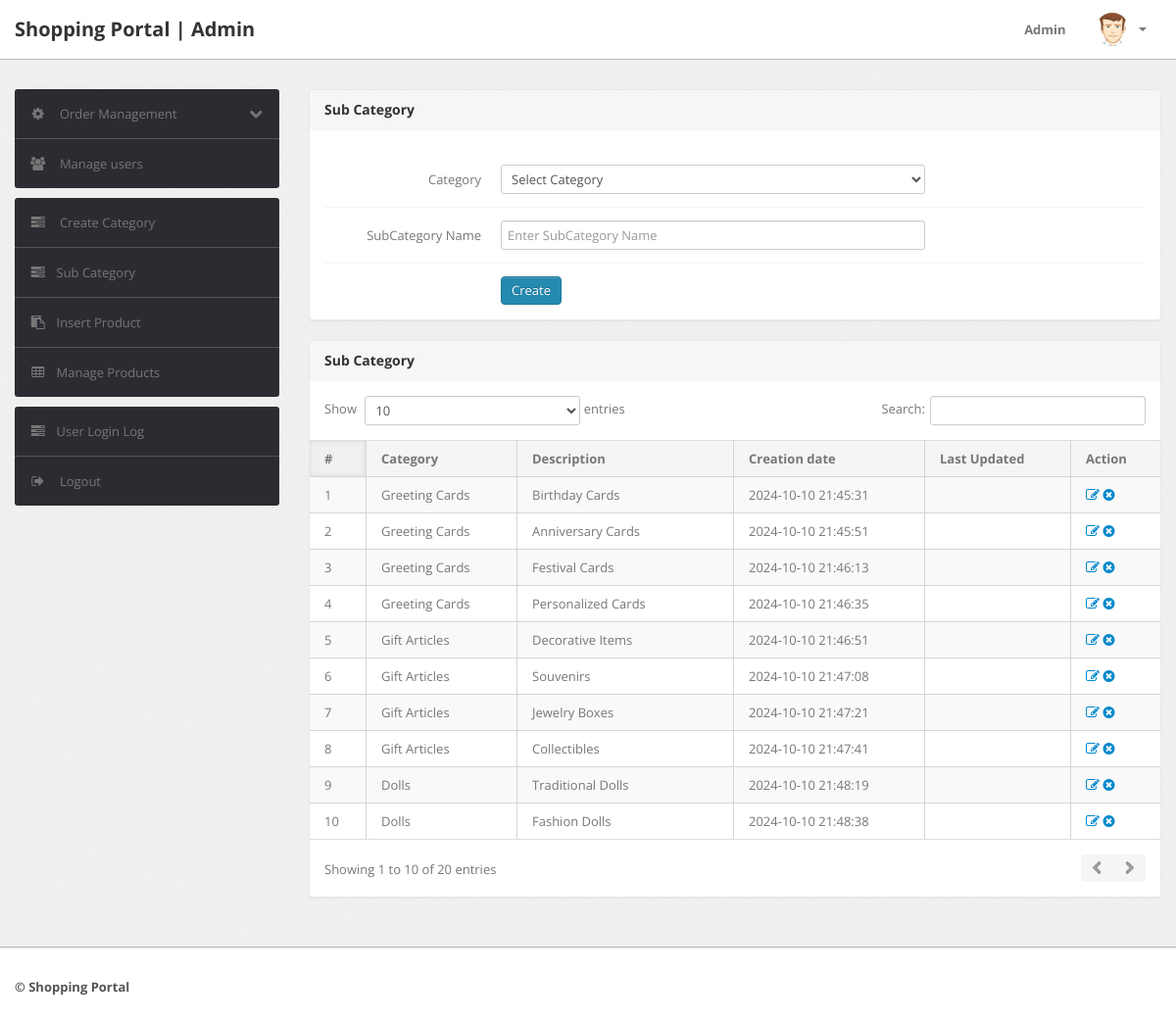
/shopping/admin/subcategory.php (signed in), run on the app's committed database.
### tables this page shows
CREATE TABLE `subcategory` (
  `id` int(11) NOT NULL,
  `categoryid` int(11) DEFAULT NULL,
  `subcategory` varchar(255) DEFAULT NULL,
  `creationDate` timestamp NULL DEFAULT current_timestamp(),
  `updationDate` varchar(255) DEFAULT NULL
);

CREATE TABLE `category` (
  `id` int(11) NOT NULL,
  `categoryName` varchar(255) DEFAULT NULL,
  `categoryDescription` longtext DEFAULT NULL,
  `creationDate` timestamp NOT NULL DEFAULT current_timestamp(),
  `updationDate` varchar(255) DEFAULT NULL
);

### shopping/admin/subcategory.php (the view, shortened to what this page needs)
<?php
if(strlen($_SESSION['alogin'])==0)
	{
header('location:index.php');
}
else{
?>
<!DOCTYPE html>
<html lang="en">
<head>
	<link type="text/css" href="bootstrap/css/bootstrap.min.css" rel="stylesheet">
	<link type="text/css" href="bootstrap/css/bootstrap-responsive.min.css" rel="stylesheet">
	<link type="text/css" href="css/theme.css" rel="stylesheet">
	<link type="text/css" href="images/icons/css/font-awesome.css" rel="stylesheet">
</head>
<body>
<?php include('include/header.php');?>
	<div class="wrapper">
		<div class="container">
			<div class="row">
<?php include('include/sidebar.php');?>
			<div class="span9">
					<div class="content">
						<div class="module">
							<div class="module-head">
								<h3>Sub Category</h3>
							</div>
							<div class="module-body">
									<br />
			<form class="form-horizontal row-fluid" name="subcategory" method="post" >
<div class="control-group">
<label class="control-label" for="basicinput">Category</label>
<div class="controls">
<select name="category" class="span8 tip" required>
<option value="">Select Category</option>
</select>
</div>
</div>
<div class="control-group">
<label class="control-label" for="basicinput">SubCategory Name</label>
<div class="controls">
<input type="text" placeholder="Enter SubCategory Name"  name="subcategory" class="span8 tip" required>
</div>
</div>
	<div class="control-group">
											<div class="controls">
												<button type="submit" name="submit" class="btn btn-primary">Create</button>
											</div>
										</div>
									</form>
							</div>
						</div>
	<div class="module">
							<div class="module-head">
								<h3>Sub Category</h3>
							</div>
							<div class="module-body table">
								<table cellpadding="0" cellspacing="0" border="0" class="datatable-1 table table-bordered table-striped	 display" width="100%">
									<thead>
										<tr>
											<th>#</th>
											<th>Category</th>
											<th>Description</th>
											<th>Creation date</th>
											<th>Last Updated</th>
											<th>Action</th>
										</tr>
									</thead>
									<tbody>
<?php $query=mysqli_query($con,"select subcategory.id,category.categoryName,subcategory.subcategory,subcategory.creationDate,subcategory.updationDate from subcategory join category on category.id=subcategory.categoryid");
$cnt=1;
while($row=mysqli_fetch_array($query))
{
?>
										<tr>
											<td><?php echo htmlentities($cnt);?></td>
											<td><?php echo htmlentities($row['categoryName']);?></td>
											<td><?php echo htmlentities($row['subcategory']);?></td>
											<td> <?php echo htmlentities($row['creationDate']);?></td>
											<td><?php echo htmlentities($row['updationDate']);?></td>
											<td>
											<a href="edit-subcategory.php?id=<?php echo $row['id']?>" ><i class="icon-edit"></i></a>
											<a href="subcategory.php?id=<?php echo $row['id']?>&del=delete" onClick="return confirm('Are you sure you want to delete?')"><i class="icon-remove-sign"></i></a></td>
										</tr>
										<?php $cnt=$cnt+1; } ?>
								</table>
							</div>
						</div>
					</div>
				</div>
			</div>
		</div>
	</div>
<?php include('include/footer.php');?>
</body>
<?php } ?>

### data on the page
subcategory: categoryid.categoryName "Greeting Cards", subcategory "Birthday Cards", creationDate "2024-10-10 21:45:31"
subcategory: categoryid.categoryName "Greeting Cards", subcategory "Anniversary Cards", creationDate "2024-10-10 21:45:51"
subcategory: categoryid.categoryName "Greeting Cards", subcategory "Festival Cards", creationDate "2024-10-10 21:46:13"
subcategory: categoryid.categoryName "Greeting Cards", subcategory "Personalized Cards", creationDate "2024-10-10 21:46:35"
subcategory: categoryid.categoryName "Gift Articles", subcategory "Decorative Items", creationDate "2024-10-10 21:46:51"
subcategory: categoryid.categoryName "Gift Articles", subcategory "Souvenirs", creationDate "2024-10-10 21:47:08"
subcategory: categoryid.categoryName "Gift Articles", subcategory "Jewelry Boxes", creationDate "2024-10-10 21:47:21"
subcategory: categoryid.categoryName "Gift Articles", subcategory "Collectibles", creationDate "2024-10-10 21:47:41"
subcategory: categoryid.categoryName "Dolls", subcategory "Traditional Dolls", creationDate "2024-10-10 21:48:19"
subcategory: categoryid.categoryName "Dolls", subcategory "Fashion Dolls", creationDate "2024-10-10 21:48:38"
